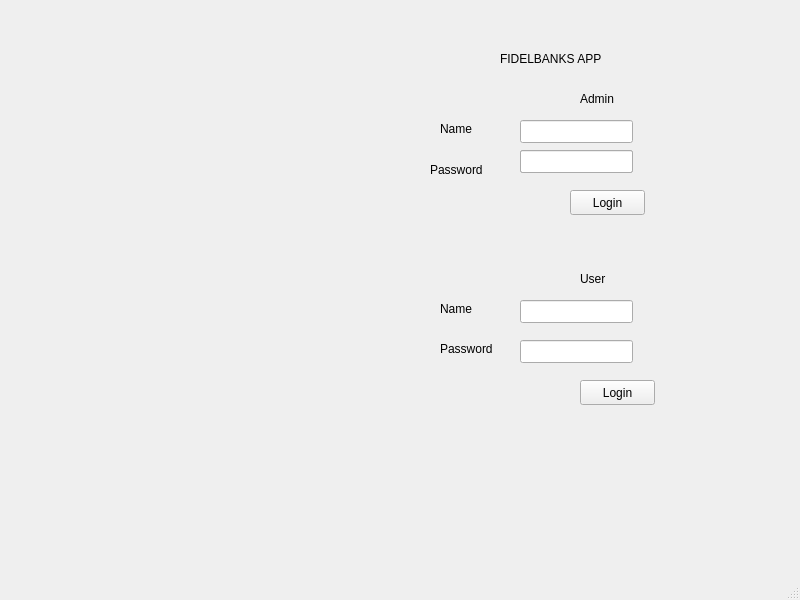
<?xml version="1.0" encoding="UTF-8"?>
<ui version="4.0">
 <class>MainWindow</class>
 <widget class="QMainWindow" name="MainWindow">
  <property name="geometry">
   <rect>
    <x>0</x>
    <y>0</y>
    <width>800</width>
    <height>600</height>
   </rect>
  </property>
  <property name="windowTitle">
   <string>MainWindow</string>
  </property>
  <widget class="QWidget" name="centralwidget">
   <widget class="QLabel" name="lblAdmin">
    <property name="geometry">
     <rect>
      <x>580</x>
      <y>90</y>
      <width>54</width>
      <height>17</height>
     </rect>
    </property>
    <property name="text">
     <string>Admin</string>
    </property>
   </widget>
   <widget class="QLabel" name="lblAdminName">
    <property name="geometry">
     <rect>
      <x>440</x>
      <y>120</y>
      <width>54</width>
      <height>17</height>
     </rect>
    </property>
    <property name="text">
     <string>Name</string>
    </property>
   </widget>
   <widget class="QLabel" name="lblAdminPassword">
    <property name="geometry">
     <rect>
      <x>430</x>
      <y>160</y>
      <width>71</width>
      <height>20</height>
     </rect>
    </property>
    <property name="text">
     <string>Password</string>
    </property>
   </widget>
   <widget class="QLineEdit" name="leAdminName">
    <property name="geometry">
     <rect>
      <x>520</x>
      <y>120</y>
      <width>113</width>
      <height>23</height>
     </rect>
    </property>
   </widget>
   <widget class="QLineEdit" name="leAdminPassword">
    <property name="geometry">
     <rect>
      <x>520</x>
      <y>150</y>
      <width>113</width>
      <height>23</height>
     </rect>
    </property>
   </widget>
   <widget class="QPushButton" name="btnAdmin">
    <property name="geometry">
     <rect>
      <x>570</x>
      <y>190</y>
      <width>75</width>
      <height>25</height>
     </rect>
    </property>
    <property name="text">
     <string>Login</string>
    </property>
   </widget>
   <widget class="QLineEdit" name="leAdminPassword_2">
    <property name="geometry">
     <rect>
      <x>520</x>
      <y>150</y>
      <width>113</width>
      <height>23</height>
     </rect>
    </property>
   </widget>
   <widget class="QPushButton" name="btnUser">
    <property name="geometry">
     <rect>
      <x>580</x>
      <y>380</y>
      <width>75</width>
      <height>25</height>
     </rect>
    </property>
    <property name="text">
     <string>Login</string>
    </property>
   </widget>
   <widget class="QLabel" name="lblUser">
    <property name="geometry">
     <rect>
      <x>580</x>
      <y>270</y>
      <width>54</width>
      <height>17</height>
     </rect>
    </property>
    <property name="text">
     <string>User</string>
    </property>
   </widget>
   <widget class="QLabel" name="lblAUserName">
    <property name="geometry">
     <rect>
      <x>440</x>
      <y>300</y>
      <width>54</width>
      <height>17</height>
     </rect>
    </property>
    <property name="text">
     <string>Name</string>
    </property>
   </widget>
   <widget class="QLabel" name="lblUserPassword">
    <property name="geometry">
     <rect>
      <x>440</x>
      <y>340</y>
      <width>61</width>
      <height>17</height>
     </rect>
    </property>
    <property name="text">
     <string>Password</string>
    </property>
   </widget>
   <widget class="QLineEdit" name="leUserName">
    <property name="geometry">
     <rect>
      <x>520</x>
      <y>300</y>
      <width>113</width>
      <height>23</height>
     </rect>
    </property>
   </widget>
   <widget class="QLineEdit" name="leUserPassword">
    <property name="geometry">
     <rect>
      <x>520</x>
      <y>340</y>
      <width>113</width>
      <height>23</height>
     </rect>
    </property>
   </widget>
   <widget class="QLabel" name="lblFidelBanks">
    <property name="geometry">
     <rect>
      <x>500</x>
      <y>50</y>
      <width>121</width>
      <height>17</height>
     </rect>
    </property>
    <property name="text">
     <string>FIDELBANKS APP</string>
    </property>
   </widget>
  </widget>
  <widget class="QMenuBar" name="menubar">
   <property name="geometry">
    <rect>
     <x>0</x>
     <y>0</y>
     <width>800</width>
     <height>23</height>
    </rect>
   </property>
  </widget>
  <widget class="QStatusBar" name="statusbar"/>
 </widget>
 <resources/>
 <connections/>
</ui>
